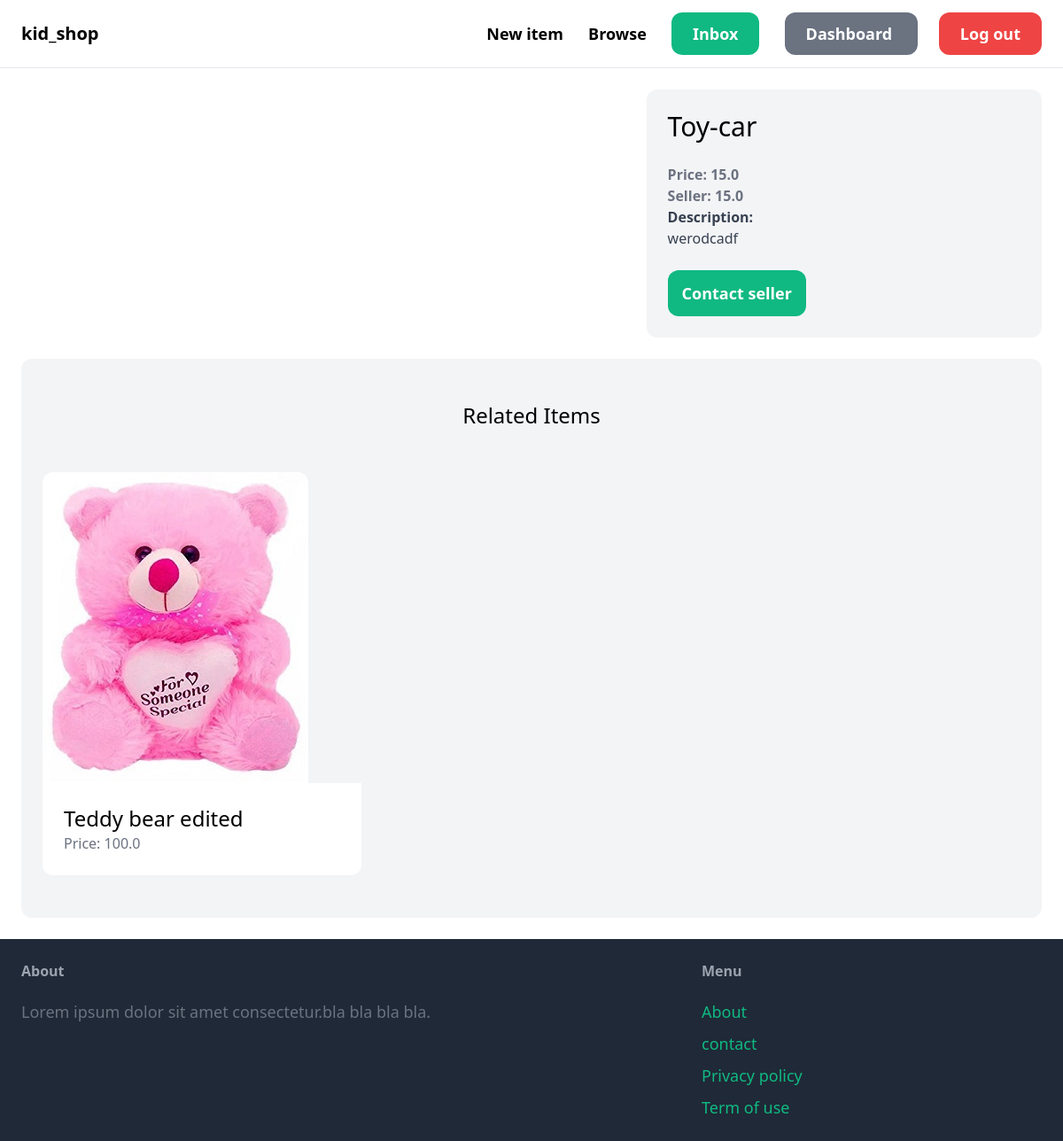
Page /items/3/ (signed in) on the earlier database version.
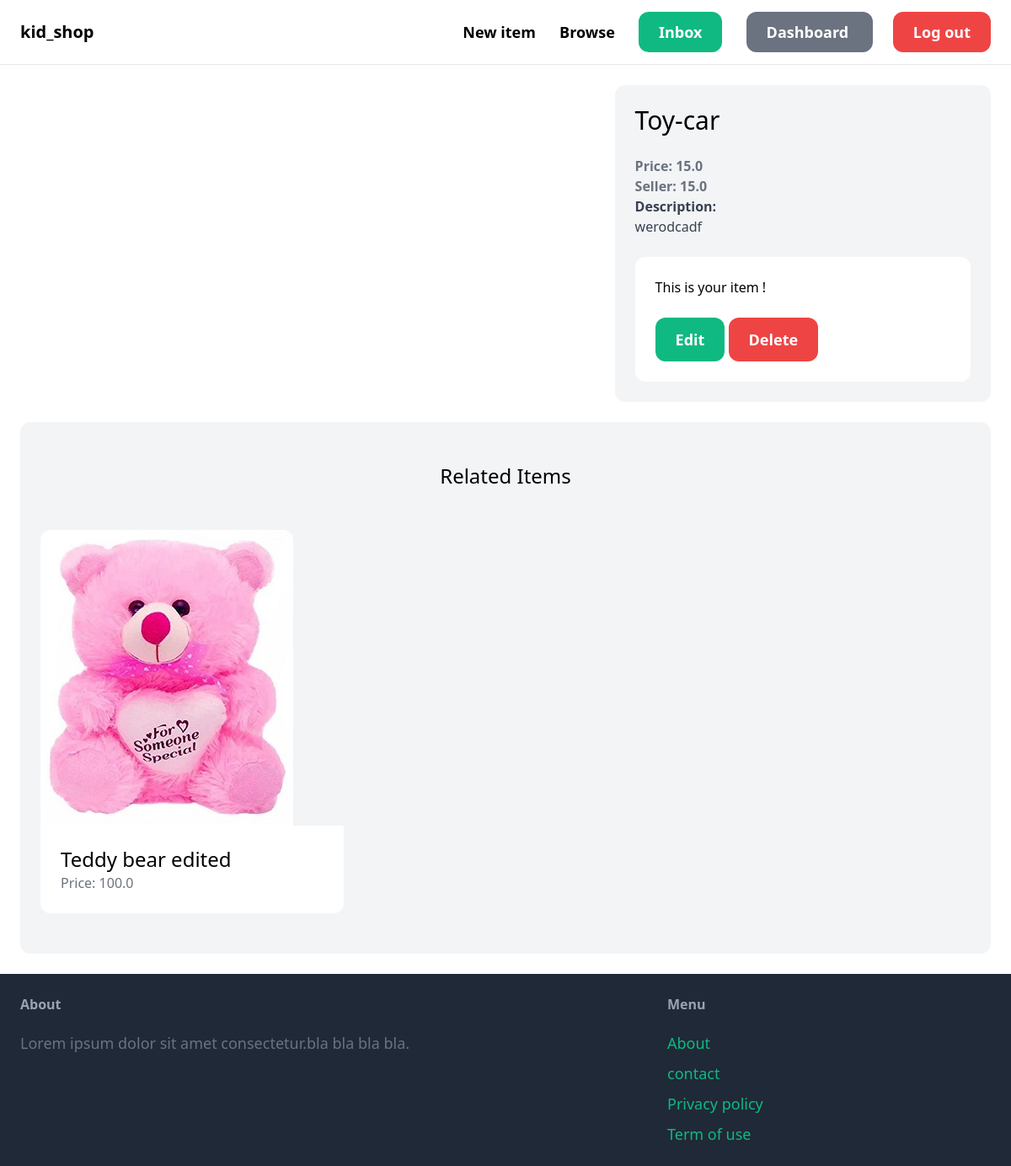
Same page on the later database version.
### item/views.py (the view)
# urls.py: path('<int:pk>/',views.detail, name='detail'),
def detail(request,pk):
    item = get_object_or_404(Item,pk=pk)
    related_items = Item.objects.filter(category=item.category, is_sold=False).exclude(pk=pk)[0:3]
    return render(request, 'item/detail.html',{
        'item' : item,
        'related_items':related_items
    } )

### item/templates/item/detail.html (shortened to what this page needs)
{% extends 'core/base.html' %}
{% block content %}
<div class="grid grid-cols-5 gap-6">
    <div class="col-span-3">
    </div>
    <div class="col-span-2 p-6 bg-gray-100 rounded-xl">
        <h1 class="mb-6 text-3xl">{{ item.name }}</h1>
        <p class="text-gray-500"><strong>Price: {{ item.price }}</strong></p>
        <p class="text-gray-500"><strong>Seller: {{ item.price }}</strong></p>
        {% if item.description %}
            <p class="text-gray-700"><strong>Description: <br></strong>{{ item.description }}</p>
        {% endif %}
        {% if request.user == item.created_by %}
            <div class="mt-6 p-6 bg-white rounded-xl">
                <p>This is your item ! </p>
                <a href="{% url 'item:edit' item.id %}" class="inline-block mt-6 px-6 py-3 text-lg font-semibold  bg-green-500 text-white rounded-xl">Edit</a>
                <a href="{% url 'item:delete' item.id %}" class="inline-block mt-6 px-6 py-3 text-lg font-semibold  bg-red-500 text-white rounded-xl">Delete</a>
            </div>
            {% else %}
            <a href="{% url 'conversation:new' item.id  %}" class="inline-block mt-6 px-4 py-3 text-lg font-semibold bg-green-500 rounded-xl text-white hover:bg-green-700">Contact seller </a>
        {% endif %}
    </div>
</div>
    <div class="mt-6 px-6 py-12 bg-gray-100 rounded-xl">
       <h2 class="mb-12 text-2xl text-center">Related Items</h2>
       <div class="grid grid-cols-3 gap-3">
            {% for item in related_items %}
                <div>
                    <a href="{% url 'item:detail' item.id %}">
                        <div>
                            <img src="{{ item.image.url }}" class="rounded-t-xl"  alt="">
                        </div>
                        <div class="p-6 bg-white rounded-b-xl">
                            <h2 class="text-2xl">{{ item.name }} </h2>
                            <p class="text-gray-500">Price: {{ item.price }}</p>
                        </div>
                    </a>
                </div>
            {% endfor %}
       </div>
    </div>
{% endblock content %}

Differences in the rows shown:
changed Item "Toy-car": created_by_id 1 → 2 (drawn)
Other differences:
text no longer shown: "Contact seller"
text now shown: "This is your item ! Edit Delete"
